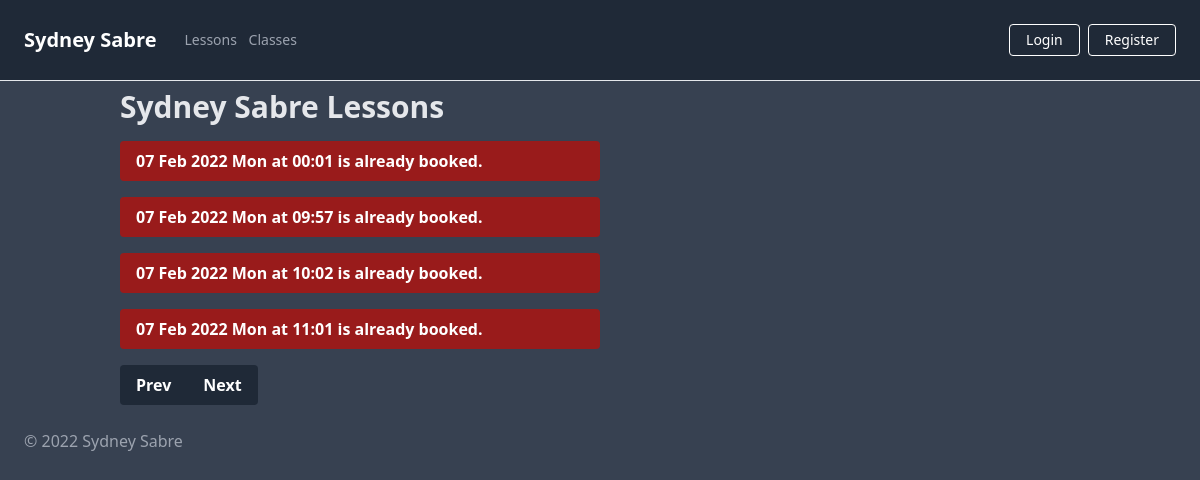
The page /date/2022-02-12 on the database as committed earlier.
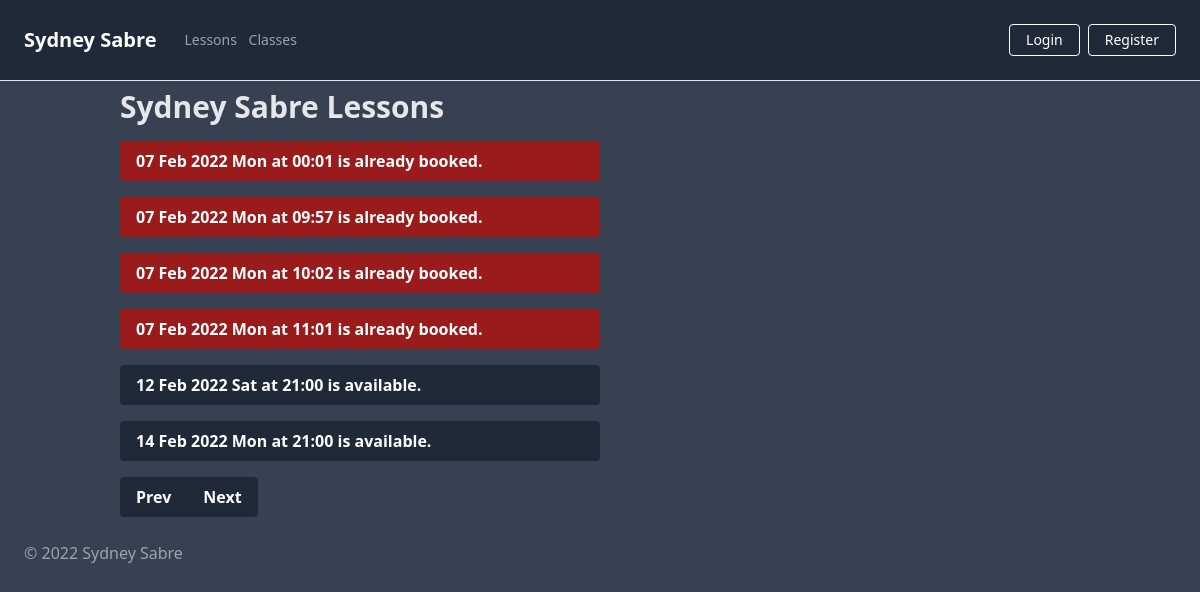
The same page on the database as committed later.
### app/models.py (models this page shows, shortened)
class Slot(db.Model):
    __tablename__ = "slots"
    id = db.Column(db.Integer, primary_key=True)
    date = db.Column(db.Date, nullable=False)
    time = db.Column(db.Time, nullable=False)
    name = db.Column(db.String(250), nullable=True)
    comment = db.Column(db.String(500), nullable=True)
    paid = db.Column(db.Boolean, default=False, nullable=True)
    completed = db.Column(db.Boolean, default=False, nullable=True)
    user_id = db.Column(db.Integer, db.ForeignKey('users.id'))

### app/routes.py (the view)
@app.route('/date/<date>')
def show_date(date):
    date = datetime.datetime.strptime(date, '%Y-%m-%d')
    date = date.date() # Strip hours from date
    date_plus_range = date + datetime.timedelta(days=SCAN_RANGE)
    date_minus_range = date - datetime.timedelta(days=SCAN_RANGE)
    slots = Slot.query.filter(and_(Slot.date < date_plus_range, Slot.date > date_minus_range)) #Show slots on current date +/- range days.
    slots_by_time = sorted(slots, key=lambda slot: slot.time)
    slots_by_timedate = sorted(slots_by_time, key=lambda slot: slot.date)
    return render_template('index.html', all_slots=slots_by_timedate, today=date, next_date=date_plus_range, prev_date=date_minus_range)

### app/templates/index.html
{% extends "base.html" %}
{% block title %}
Sydney Sabre Lessons
{% endblock %}
{% block content %}
    <div class="container">
        <h1 class="text-gray-200 my-2 text-3xl font-bold">{{ self.title() }}</h1>
        {% for slot in all_slots%}
        <div class="flex mr-auto my-4 w-full md:w-3/4 lg:w-1/2">
            {% if current_user.is_admin: %}
                <div class="flex grow">
                    {% if slot.completed == True: %}
                    <a class="grow bg-gray-700 line-through text-white font-bold py-2 px-4 rounded"
                    {% elif slot.name == None: %}
                    <a class="grow bg-gray-800 hover:bg-gray-400 text-white font-bold py-2 px-4 rounded"
                    {% elif slot.paid == True: %}
                    <a class="grow bg-green-800 hover:bg-green-400 text-white font-bold py-2 px-4 rounded"
                    {% else %}
                    <a class="grow bg-red-800 hover:bg-red-400 text-white font-bold py-2 px-4 rounded"
                    {% endif %}
                        href="{{ url_for('book_slot', slot_id=slot.id) }}">
                        {{ slot.date.strftime('%d %b %Y %a') }} at {{ slot.time.strftime('%H:%M') }} booked for {{ slot.name }}
                    </a>
                </div>
            <div class="flex">
                <a class="bg-red-400 hover:bg-red-200 text-white font-bold mx-2 px-3 py-2 rounded"
                    href="{{url_for('delete_slot', slot_id=slot.id) }}">
                    ✘
                </a>
            </div>
            <div class="flex">
                <a class="bg-green-400 hover:bg-green-200 text-white font-bold mx-2 px-3 py-2 rounded"
                    href="{{url_for('toggle_complete_slot', slot_id=slot.id) }}">
                    ✓
                </a>
            </div>
            {% else %}
                {% if slot.completed == True: %}
                <div class="flex grow">
                    <p class="grow bg-gray-700 text-white line-through font-bold py-2 px-4 rounded">
                        {{ slot.date.strftime('%d %b %Y %a') }} at {{ slot.time.strftime('%H:%M') }} is completed
                    </p>
                </div>
                {% elif slot.name == None: %}
                <div class="flex grow">
                    <a class="grow bg-gray-800 hover:bg-gray-400 text-white font-bold py-2 px-4 rounded"
                        href="{{ url_for('book_slot', slot_id=slot.id) }}">
                        {{ slot.date.strftime('%d %b %Y %a') }} at {{ slot.time.strftime('%H:%M') }} is available.
                    </a>
                </div>
                {% elif slot.paid == True: %}
                <div class="flex grow">
                    <p class="grow bg-green-600 text-white font-bold py-2 px-4 rounded">
                        {{ slot.date.strftime('%d %b %Y %a') }} at {{ slot.time.strftime('%H:%M') }} is booked and paid.
                    </p>
                </div>
                {% else %}
                <div class="flex grow">
                    <p class="grow bg-red-800 text-white font-bold py-2 px-4 rounded">
                        {{ slot.date.strftime('%d %b %Y %a') }} at {{ slot.time.strftime('%H:%M') }} is already booked.
                    </p>
                </div>
                {% endif %}
            {% endif %}
        </div>
        {% endfor%}
        <div class="inline-flex">
            <a class="bg-gray-800 hover:bg-gray-400 text-white font-bold py-2 px-4 rounded-l" href="{{url_for('show_date', date=prev_date)}}">
              Prev
            </a>
            <a class="bg-gray-800 hover:bg-gray-400 text-white font-bold py-2 px-4 rounded-r" href="{{url_for('show_date', date=next_date)}}">
              Next
            </a>
          </div>
    </div>
{% endblock %}

Rows that differ between the two databases and show on the page:
added Slot: date "12 Feb 2022 Sat", time "21:00"
added Slot: date "14 Feb 2022 Mon", time "21:00"
